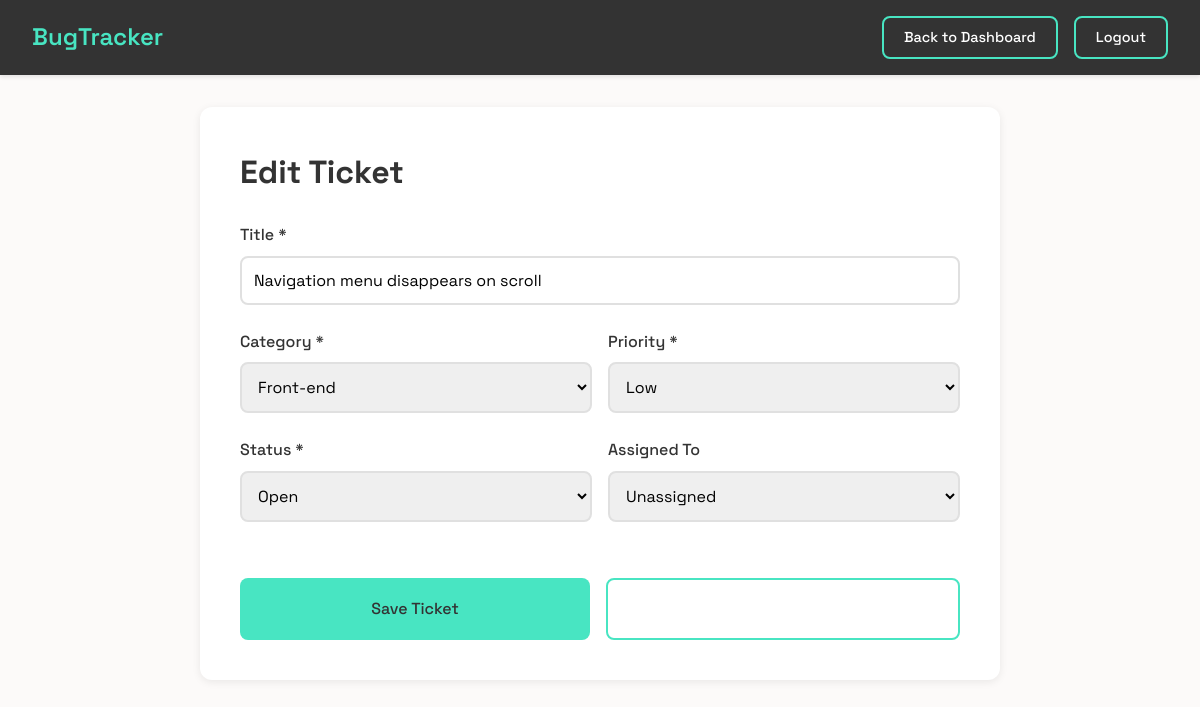
Screenshot of /form.php?id=6 (signed in) with the database file from the repository.
### tables this page shows
CREATE TABLE IF NOT EXISTS tickets (
    id INT AUTO_INCREMENT PRIMARY KEY,
    title VARCHAR(255) NOT NULL,
    category_id INT NOT NULL,
    priority TINYINT NOT NULL DEFAULT 1 COMMENT '0: low, 1: standard, 2: high',
    status TINYINT NOT NULL DEFAULT 0 COMMENT '0: open, 1: in progress, 2: closed',
    created_by INT NOT NULL,
    assigned_to INT NULL,
    created_at TIMESTAMP DEFAULT CURRENT_TIMESTAMP,
    resolved_at TIMESTAMP NULL,
    FOREIGN KEY (category_id) REFERENCES categories(id) ON DELETE CASCADE,
    FOREIGN KEY (created_by) REFERENCES users(id) ON DELETE CASCADE,
    FOREIGN KEY (assigned_to) REFERENCES users(id) ON DELETE SET NULL
);

CREATE TABLE IF NOT EXISTS categories (
    id INT AUTO_INCREMENT PRIMARY KEY,
    title VARCHAR(100) NOT NULL UNIQUE,
    created_at TIMESTAMP DEFAULT CURRENT_TIMESTAMP
);

### config.php (called while the page is built, shortened)
<?php
function escape($text) {
    return htmlspecialchars((string) $text, ENT_QUOTES, 'UTF-8');
}

### form.php (the view, shortened to what this page needs)
<?php
require_once 'config.php';
$db = getDbConnection();
$ticket = null;
$is_edit = false;
if (isset($_GET['id'])) {
    $is_edit = true;
    $ticket_id = filter_var($_GET['id'], FILTER_VALIDATE_INT, ['options' => ['min_range' => 1]]);
    if ($ticket_id !== false) {
        $stmt = $db->prepare("SELECT * FROM tickets WHERE id = ?");
        $stmt->execute([$ticket_id]);
        $ticket = $stmt->fetch();
    }
}
$categories = $db->query("SELECT * FROM categories ORDER BY title")->fetchAll();
$form = [
    'title'       => $_POST['title']       ?? $ticket['title']       ?? '',
    'category_id' => $_POST['category_id'] ?? $ticket['category_id'] ?? '',
    'priority'    => $_POST['priority']    ?? $ticket['priority']    ?? '1',
    'status'      => $_POST['status']      ?? $ticket['status']      ?? '0',
    'assigned_to' => $_POST['assigned_to'] ?? $ticket['assigned_to'] ?? '',
];
function isSelected($current, $value) {
    return (string) $current === (string) $value;
}
?>
<!DOCTYPE html>
<html lang="en">
<head>
    <link rel="stylesheet" href="css/style.css">
</head>
<body>
    <nav class="navbar">
        <div class="nav-container">
            <div class="nav-brand">
                <h2>BugTracker</h2>
            </div>
            <div class="nav-menu">
                <a href="dashboard.php" class="btn btn-secondary">Back to Dashboard</a>
                <a href="logout.php" class="btn btn-secondary">Logout</a>
            </div>
        </div>
    </nav>
    <main class="main-content">
        <div class="container">
            <div class="form-container">
                <h1><?php echo $is_edit ? 'Edit Ticket' : 'Create New Ticket'; ?></h1>
                <form method="POST" action="" class="ticket-form">
                    <div class="form-group">
                        <label for="title">Title *</label>
                        <input
                            type="text"
                            id="title"
                            name="title"
                            maxlength="255"
                            value="<?php echo escape($form['title']); ?>"
                            required
                        >
                    </div>
                    <div class="form-row">
                        <div class="form-group">
                            <label for="category_id">Category *</label>
                            <select id="category_id" name="category_id" required>
                                <?php foreach ($categories as $category): ?>
                                    <option value="<?php echo (int) $category['id']; ?>"
                                        <?php echo isSelected($form['category_id'], $category['id']) ? 'selected' : ''; ?>>
                                        <?php echo escape($category['title']); ?>
                                    </option>
                                <?php endforeach; ?>
                            </select>
                        </div>
                        <div class="form-group">
                            <label for="priority">Priority *</label>
                            <select id="priority" name="priority" required>
                                <option value="0" <?php echo isSelected($form['priority'], 0) ? 'selected' : ''; ?>>Low</option>
                            </select>
                        </div>
                    </div>
                    <div class="form-row">
                        <div class="form-group">
                            <label for="status">Status *</label>
                            <select id="status" name="status" required>
                                <option value="0" <?php echo isSelected($form['status'], 0) ? 'selected' : ''; ?>>Open</option>
                            </select>
                        </div>
                        <div class="form-group">
                            <label for="assigned_to">Assigned To</label>
                            <select id="assigned_to" name="assigned_to">
                                <option value="">Unassigned</option>
                            </select>
                        </div>
                    </div>
                    <div class="form-actions">
                        <button type="submit" class="btn btn-primary btn-large">Save Ticket</button>
                        <a href="dashboard.php" class="btn btn-secondary btn-large">Cancel</a>
                    </div>
                </form>
            </div>
        </div>
    </main>
</body>
</html>

### css/style.css (style rules this page uses)
* { margin: 0; padding: 0; box-sizing: border-box; }
:root { --color-dark: #333333; --color-primary: #48e5c2; --color-light: #fcfaf9; --color-white: #ffffff; --color-error: #ff4444; --color-success: #48e5c2; --color-warning: #ffc107; --color-gray: #666666; --color-border: #e0e0e0; }
body { font-family: 'Space Grotesk', sans-serif; background-color: var(--color-light); color: var(--color-dark); line-height: 1.6; min-height: 100vh; }
.navbar { background-color: var(--color-dark); color: var(--color-white); padding: 1rem 0; box-shadow: 0 2px 4px rgba(0,0,0,0.1); }
.nav-container { max-width: 1400px; margin: 0 auto; padding: 0 2rem; display: flex; justify-content: space-between; align-items: center; }
.nav-brand h2 { color: var(--color-primary); font-size: 1.5rem; font-weight: 600; }
.nav-menu { display: flex; align-items: center; gap: 1rem; }
.main-content { padding: 2rem 0; }
.container { max-width: 1400px; margin: 0 auto; padding: 0 2rem; }
.form-group { margin-bottom: 1.5rem; }
.form-group label { display: block; margin-bottom: 0.5rem; font-weight: 500; color: var(--color-dark); }
.form-group input, .form-group select { width: 100%; padding: 0.75rem; border: 2px solid var(--color-border); border-radius: 8px; font-family: 'Space Grotesk', sans-serif; font-size: 1rem; transition: border-color 0.3s; }
.form-row { display: grid; grid-template-columns: 1fr 1fr; gap: 1rem; }
.btn { display: inline-block; padding: 0.5rem 1.25rem; border: none; border-radius: 8px; font-family: 'Space Grotesk', sans-serif; font-size: 0.9rem; font-weight: 500; cursor: pointer; text-decoration: none; transition: all 0.3s; text-align: center; }
.btn-primary { background-color: var(--color-primary); color: var(--color-dark); }
.btn-secondary { background-color: transparent; color: var(--color-white); border: 2px solid var(--color-primary); }
.btn-large { width: 100%; padding: 1rem; font-size: 1rem; }
.form-container { max-width: 800px; margin: 0 auto; background: var(--color-white); padding: 2.5rem; border-radius: 12px; box-shadow: 0 2px 8px rgba(0,0,0,0.08); }
.form-container h1 { margin-bottom: 1.5rem; color: var(--color-dark); }
.form-actions { display: flex; gap: 1rem; margin-top: 2rem; }
.form-actions .btn { flex: 1; }

### rows the page displays
tickets: title "Navigation menu disappears on scroll", category_id "Front-end", priority "Low", status "Open"
